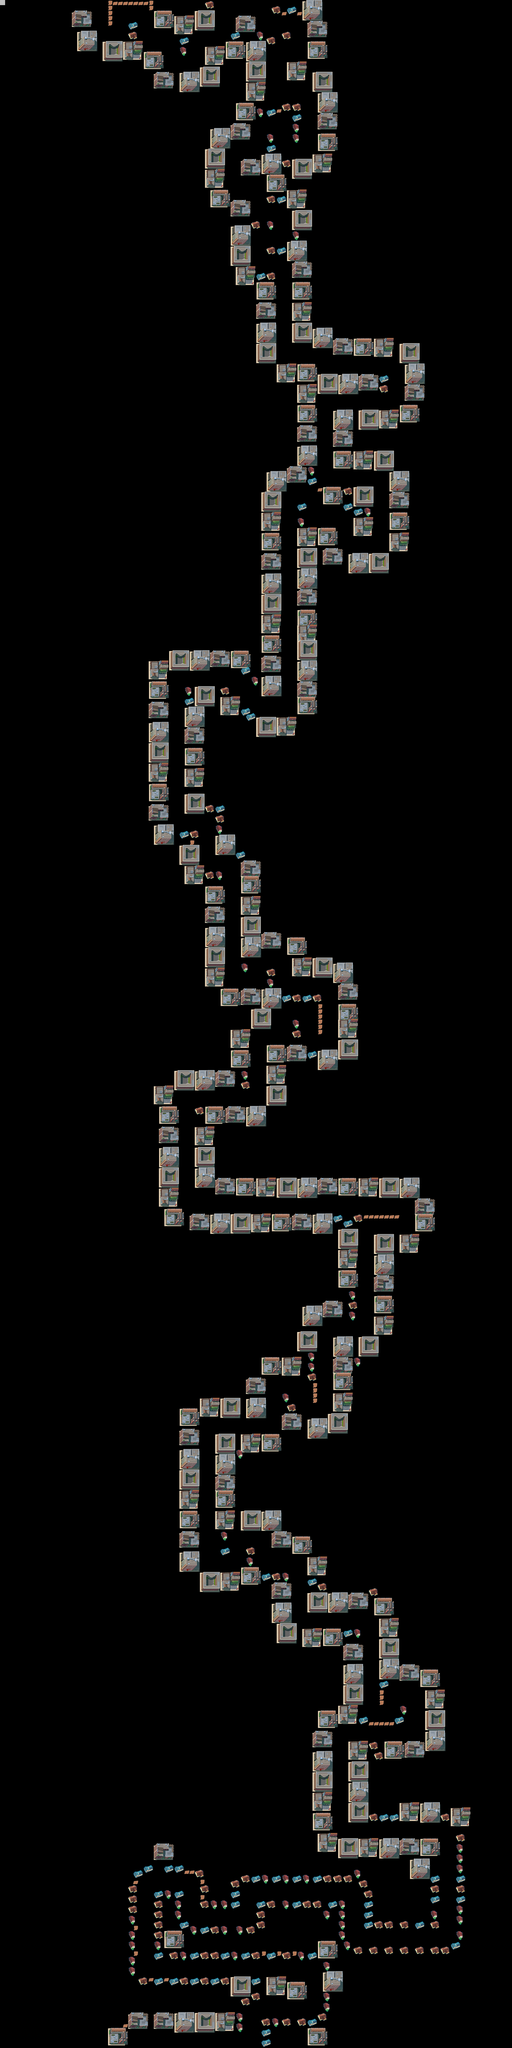

This is a level from a 2D game, rendered from its Tiled map with the project's own tilesets. A one-line summary and the map file follow, with tile-layer data summarised:
An orthogonal 100x400 tile map with 32x32 px tiles, 1 tile layer (Tile Layer 1), 5 tilesets.

<map version="1.0" orientation="orthogonal" width="100" height="400" tilewidth="32" tileheight="32">
 <tileset firstgid="1" name="roads" tilewidth="32" tileheight="32">
  <image source="road.jpg" width="96" height="32" />
 </tileset>
 <tileset firstgid="4" name="houses" tilewidth="64" tileheight="64">
  <image source="houses.png" width="320" height="64" />
 </tileset>
 <tileset firstgid="9" name="town" tilewidth="128" tileheight="128">
  <image source="town.png" width="640" height="128" />
 </tileset>
 <tileset firstgid="14" name="invisible" tilewidth="32" tileheight="32">
  <image source="invisible.png" width="33" height="33" />
 </tileset>
 <tileset firstgid="15" name="fence" tilewidth="32" tileheight="32">
  <image source="../fence.png" width="64" height="32" />
 </tileset>
 <layer name="Tile Layer 1" width="100" height="400" opacity="0.99">
  <data>[40000 cells, 2599 non-empty, 12 distinct tile ids]</data>
 </layer>
</map>
